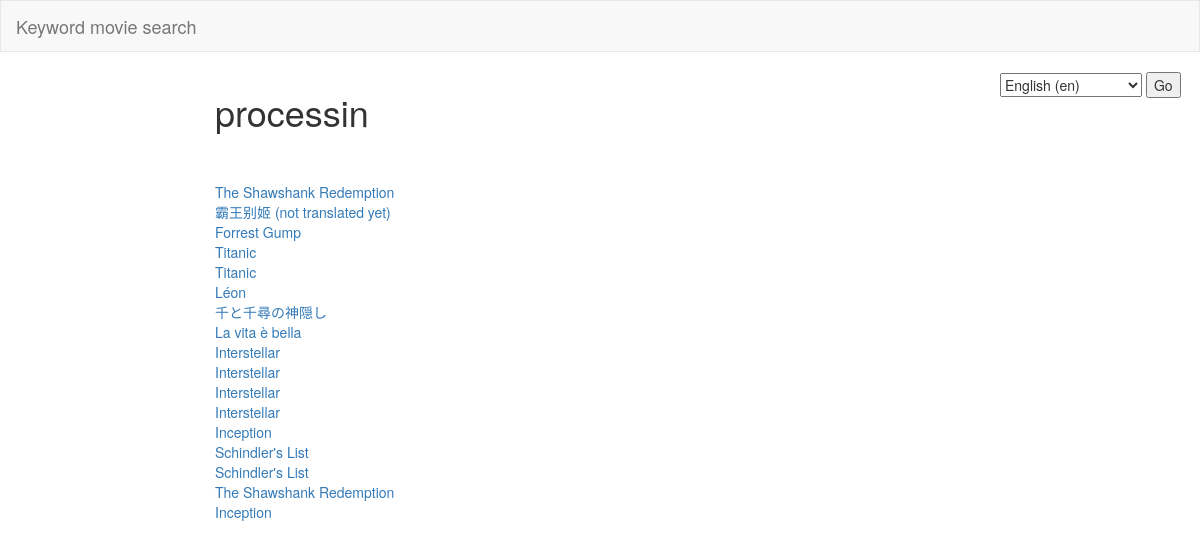
Page /keyword?keyword=电影 on the committed database.
### douban_search/models.py (models this page shows, shortened)
class Movie(models.Model):
    name1 = models.CharField(max_length=250)
    name2 = models.CharField(max_length=250, null=True)
    year = models.IntegerField(null=True)
    img = models.ImageField(upload_to="gallery", null=True)
    keywords = models.ManyToManyField(Keyword)
    url = models.URLField()

### douban_search/views.py (the view)
# urls.py: path('keyword', views.keyword_detail),
def keyword_detail(request):
    try:
        keyword = Keyword.objects.get(keyword=request.GET.get('keyword', ''))
    except Keyword.DoesNotExist:
        return HttpResponse(_('not found'))
    movies = Movie.objects.filter(keywords__keyword__contains=keyword)
    if not request.LANGUAGE_CODE == 'zh-hans':
        keyword = Keyword_en(keyword)
        movies = [Movie_en(m) for m in movies]
    return render(request, 'keyword_detail.html', {'keyword': keyword, 'movies': movies})

### douban_search/models.py (called while the page is built)
    def __str__(self):
        return self.keyword

### douban_search/views.py (called while the page is built)
    def __str__(self):
        return self.name2

    def __str__(self):
        return self.keyword_en

### douban_search/templates/keyword_detail.html (shortened to what this page needs)
{% extends 'layout.html' %}
{% block content %}
    <div class="col-sm-8 col-sm-offset-2">
        <h1 style="margin-bottom: 50px">{{ keyword }}</h1>
        {% for movie in movies %}
            <a href="/movie?name={{ movie.name1 }}">{{ movie }}</a>
            <br>
        {% endfor %}
    </div>
{% endblock %}

### douban_search/templates/layout.html (shortened to what this page needs)
{% load i18n %}
<!DOCTYPE html>
<html lang="zh-hans">
<head>
    {% load static %}
    <link rel="stylesheet" href="{% static '/plugins/bootstrap-3.4.1/css/bootstrap.css' %}">
</head>
<body>
<nav class="navbar navbar-default" style="border-radius: 0">
    <div class="container-fluid">
        <div class="navbar-header">
            <a class="navbar-brand" href="/">Keyword movie search</a>
        </div>
    </div>
</nav>
{% block content %}{% endblock %}
<form action="{% url 'set_language' %}" method="post">{% csrf_token %}
    <select name="language">
        {% get_current_language as LANGUAGE_CODE %}
        {% get_available_languages as LANGUAGES %}
        {% get_language_info_list for LANGUAGES as languages %}
        {% for language in languages %}
            <option value="{{ language.code }}"{% if language.code == LANGUAGE_CODE %} selected{% endif %}>
                {{ language.name_local }} ({{ language.code }})
            </option>
        {% endfor %}
    </select>
    <input type="submit" value="Go">
</form>
</body>
</html>

### rows in the picture
Movie: name2 "The Shawshank Redemption"
Movie: name2 "Forrest Gump"
Movie: name2 "Titanic"
Movie: name2 "Léon"
Movie: name2 "千と千尋の神隠し"
Movie: name2 "La vita è bella"
Movie: name2 "Interstellar"
Movie: name2 "Inception"
Movie: name2 "Schindler's List"

### other values in the picture
{{ keyword }} "processin"
{{ movie }} "霸王别姬 (not translated yet)"
form field language "English (en)"
